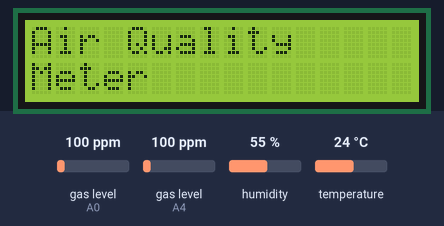
A program run on a simulated Arduino Uno, built with avr-gcc and run on an emulated ATmega328P. Shown: 16×2 character LCD. Inputs (shaded band) come from the test bench; at power-on: gas level (sensors on A0, A4) 100 ppm, humidity 55 %, temperature 24 °C. What the program prints to the serial monitor is not drawn.

Above: at 0.1 s.
At 15.2 s:
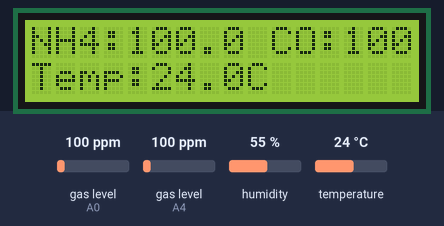
At 25.2 s:
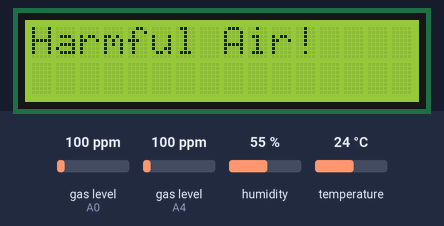

Measured:
- what the display in image 1 shows lasts 10.0 s, from 15.2 s to 25.2 s
- what the display in image 2 shows lasts 20.0 s, from 25.2 s to 45.2 s

The program:

main.cpp
```cpp
#include "DHT.h"
#include <MQ135.h>
#include <MQUnifiedsensor.h>
#include <LiquidCrystal.h>
#include <Arduino.h>

// Definitions for MQ sensors and DHT
#define BOARD "Arduino UNO"
#define VOLTAGE_RESOLUTION 5
#define ADC_BIT_RESOLUTION 10
#define RATIO_MQ7_CLEAN_AIR 27.5 // RS/R0 ratio in clean air for MQ-7
#define RATIO_MQ135_CLEAN_AIR 3.6 // RS/R0 ratio in clean air for MQ-135

const int rs = 9, en = 8, d4 = 6, d5 = 5, d6 = 4, d7 = 3;
LiquidCrystal lcd(rs, en, d4, d5, d6, d7);

// Pin definitions
#define DHT_PIN 2 // DHT sensor pin
#define MQ7_PIN A4 // Analog input for MQ7
#define MQ135_PIN A0 // Analog input for MQ135
#define PWM_PIN 5 // PWM control pin for MQ7 heating


// Define thresholds for harmful conditions
const float CO_THRESHOLD = 4.0; // Example threshold for CO in ppm


// Sensor Objects
DHT dht;
MQUnifiedsensor MQ7(BOARD, VOLTAGE_RESOLUTION, ADC_BIT_RESOLUTION, MQ7_PIN, "MQ-7");
MQUnifiedsensor MQ135(BOARD, VOLTAGE_RESOLUTION, ADC_BIT_RESOLUTION, MQ135_PIN, "MQ-135");


void setup() {
  Serial.begin(9600);
  dht.setup(2); // data pin 2

    // set up the LCD's number of columns and rows:
  lcd.begin(16, 2);

  lcd.print("Air Quality");
  lcd.setCursor(0, 1);
  lcd.print("Meter");
    /*
    MQ-135
    Exponential regression:
  GAS      | a      | b
  CO       | 605.18 | -3.937
  Alcohol  | 77.255 | -3.18
  CO2      | 110.47 | -2.862
  Toluen  | 44.947 | -3.445
  NH4      | 102.2  | -2.473
  Aceton  | 34.668 | -3.369
  */


  // Initialize and calibrate MQ135
  Serial.print("Calibrating MQ135, please wait...");
  MQ135.setRegressionMethod(1); //_PPM =  a*ratio^b
  MQ135.setA(102.2); MQ135.setB(-2.473);
  MQ135.init();
  float calcR0MQ135 = 0;
  for (int i = 1; i <= 10; i++) {
    MQ135.update();
    calcR0MQ135 += MQ135.calibrate(RATIO_MQ135_CLEAN_AIR);
    Serial.print(".");
  }
  MQ135.setR0(calcR0MQ135 / 10);
  Serial.println(" done!");

  // Error handling for MQ135
  if (isinf(calcR0MQ135) || calcR0MQ135 == 0) {
    Serial.println("Error: Connection issue detected for MQ135. Please check your wiring and supply.");
    while (1);
  }
  MQ135.serialDebug(true);

  MQ7.setRegressionMethod(1); //_PPM =  a*ratio^b
  MQ7.setA(99.042); MQ7.setB(-1.518); // Configure the equation to calculate CO concentration value

    /*
    MQ-7
    Exponential regression:
  GAS     | a      | b
  H2      | 69.014  | -1.374
  LPG     | 700000000 | -7.703
  CH4     | 60000000000000 | -10.54
  CO      | 99.042 | -1.518
  Alcohol | 40000000000000000 | -12.35
  */

  // Initialize and calibrate MQ7
  Serial.print("Calibrating MQ7, please wait...");
  MQ7.init();
  float calcR0MQ7 = 0;
  for (int i = 1; i <= 10; i++) {
    MQ7.update();
    calcR0MQ7 += MQ7.calibrate(RATIO_MQ7_CLEAN_AIR);
    Serial.print(".");
  }
  MQ7.setR0(calcR0MQ7 / 10);
  Serial.println(" done!");

  // Error handling for MQ7
  if (isinf(calcR0MQ7) || calcR0MQ7 == 0) {
    Serial.println("Error: Connection issue detected for MQ7. Please check your wiring and supply.");
    while (1);
  }
  MQ7.serialDebug(true);
}


void loop() {
  unsigned long startTime = millis();
  float sumHumidity = 0, sumTemperature = 0, sumPPMMQ135 = 0, sumPPMMQ7 = 0;
  int count = 0;

  while (millis() - startTime < 15000) {
    // Reading from DHT sensor
    float humidity = dht.getHumidity();
    float temperature = dht.getTemperature();
    if (!isnan(humidity) && !isnan(temperature)) {
      sumHumidity += humidity;
      sumTemperature += temperature;
    }

    // Update and read from MQ135 sensor (NH4)
    MQ135.update();
    float ppmMQ135 = MQ135.readSensor();
    sumPPMMQ135 += ppmMQ135;

    // Update and read from MQ7 sensor (CO)
    MQ7.update();
    float ppmMQ7 = MQ7.readSensor();
    sumPPMMQ7 += ppmMQ7;

    count++;
    delay(1000); // Delay 1 second between readings
  }

  // Calculate the average readings
  float avgTemperature = sumTemperature / count;
  float avgPPMMQ135 = sumPPMMQ135 / count; // Average NH4
  float avgPPMMQ7 = sumPPMMQ7 / count; // Average CO

  // Display the average readings
  lcd.clear();
  lcd.setCursor(0, 0);
  lcd.print("NH4:");
  lcd.print(avgPPMMQ135, 1);
  lcd.print(" CO:");
  lcd.print(avgPPMMQ7, 1);

  lcd.setCursor(0, 1);
  lcd.print("Temp:");
  lcd.print(avgTemperature, 1);
  lcd.print("C");

  delay(10000); // Display averages for 10 seconds

  // Determine if the environment is harmful
  lcd.clear();
  lcd.setCursor(0, 0);
  if (avgPPMMQ7 > CO_THRESHOLD) {
    lcd.print("Harmful Air!");
  } else {
    lcd.print("Air is Safe");
  }

  delay(5000); // Display the safety message for 5 seconds
}
```
